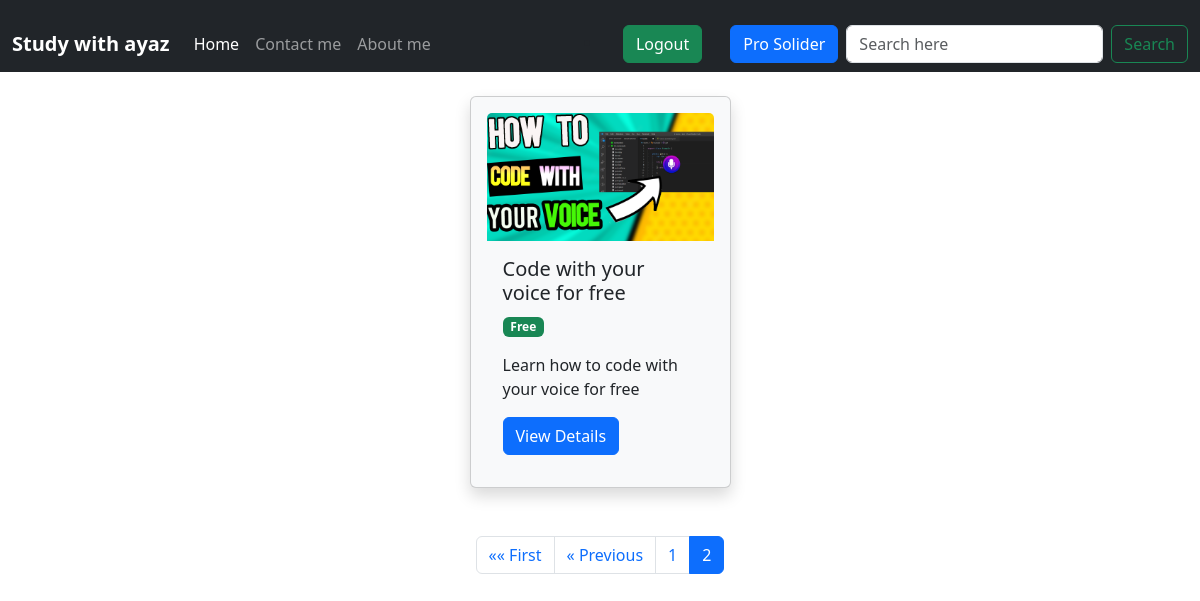
The app's page /?page=2 (signed in) with its own data.
### study/models.py (models this page shows, shortened)
class Courses(models.Model):
    courses_name = models.CharField(max_length = 100)
    courses_description = RichTextField()
    is_premium = models.BooleanField(default=False)
    course_image = models.ImageField(upload_to="courses")
    slug = models.SlugField(blank=True, unique=True)

### study/views.py (the view)
# urls.py: path("", views.index, name="home"),
def index(request):
    courses = Courses.objects.all()
    if request.user.is_authenticated:
        obj = Subscription.objects.filter(user = request.user).first()
        if obj is not None:
            request.session['obj'] = obj.is_pro
    search = request.GET.get("search")
    if search:
       courses = courses.filter(
       Q(courses_name__icontains = search) |
       Q(courses_description__icontains = search)
       )
    page = request.GET.get('page')
    paginator = Paginator(courses, 8)
    try:
        courses = paginator.get_page(page)
    except PageNotAnInteger:
        courses = paginator.get_page(1)
    except EmptyPage:
        courses = paginator.page(paginator.num_pages)
    context = {
        "courses": courses,
    }
    return render(request,"index.html",context)

### study/templates/index.html (shortened to what this page needs)
{% extends "base.html" %}
{% block body %}
    <div class="container mt-4">
        <div class="row justify-content-center">
            {% for c in courses %}
                <div class="col-md-3">
                    <div class="card shadow p-3 mb-5 bg-body-tertiary rounded" style="width: 100%;">
                        <img src="/media/{{ c.course_image }}" class="card-img-top">
                        <div class="card-body">
                            <h5 class="card-title">{{ c.courses_name }}</h5>
                            {% if c.is_premium %}
                                <span class="badge text-bg-secondary">Premium</span>
                            {% else %}
                                <span class="badge text-bg-success">Free</span>
                            {% endif %}
                            <p class="card-text">{{ c.courses_description | safe| slice:":68" }}</p>
                            <a href="{% url 'course_details' c.slug %}" class="btn btn-primary">View Details</a>
                        </div>
                    </div>
                </div>
            {% endfor %}
        </div>
    </div>
    {% include "pagination.html" %}
{% endblock %}

### records on screen
Courses: course_image (picture), courses_name "Code with your voice for free", is_premium "Free", courses_description "Learn how to code with your voice for free"

### other values on screen
{{ i }} "1" "2"
